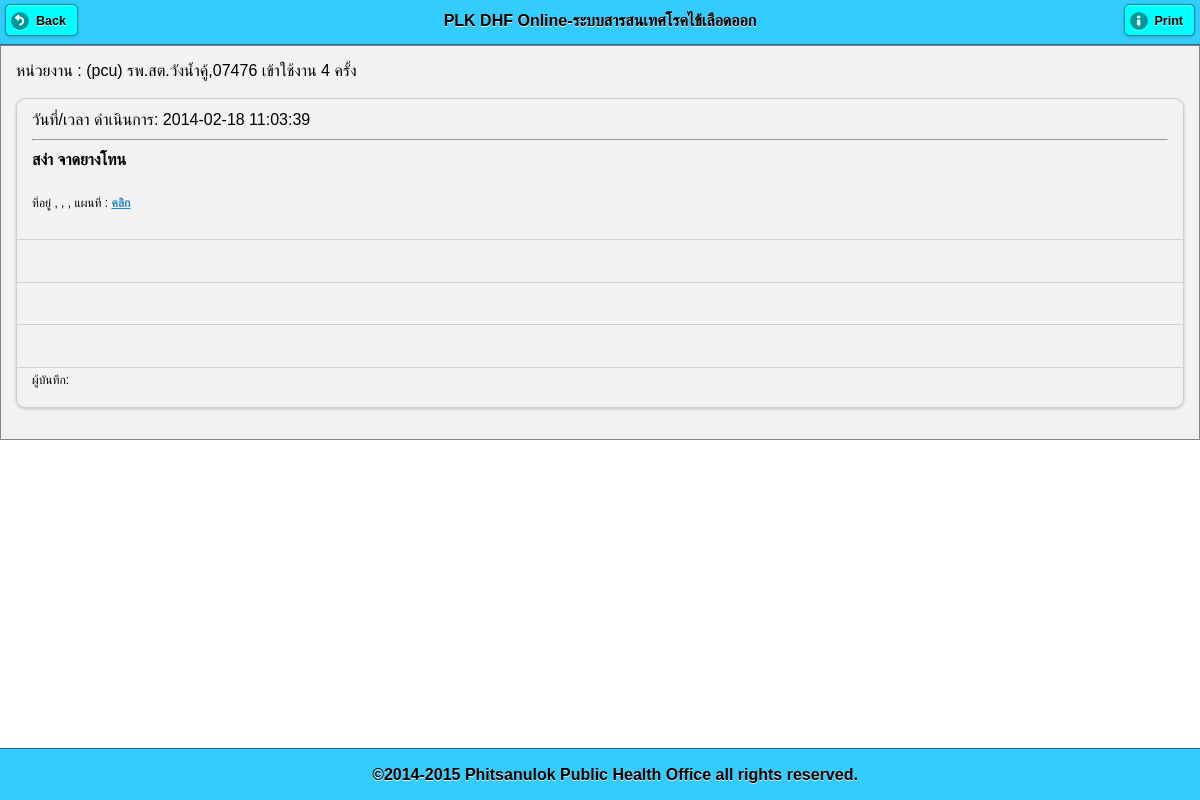
The app's page /pt_info_home.php?pid=11251140216112233&id=5 (signed in) with its own data.
### tables this page shows
CREATE TABLE `patient_home` (
  `id` int(11) NOT NULL auto_increment,
  `pid` varchar(255) NOT NULL,
  `office_own` varchar(255) default NULL,
  `user_do` varchar(25) NOT NULL,
  `office_do` varchar(25) NOT NULL default '',
  `datetime_do` datetime NOT NULL default '0000-00-00 00:00:00',
  `house_id` varchar(11) default NULL COMMENT 'รหัสบ้าน 11 หลัก',
  `lat` varchar(25) default NULL,
  `lng` varchar(25) default NULL,
  `addr` varchar(255) default NULL,
  `road` varchar(255) default NULL,
  `moo` varchar(255) default NULL,
  `tmb` varchar(255) default NULL,
  `amp` varchar(255) default NULL,
  `prov` varchar(255) default NULL,
  `note_patient` varchar(255) default NULL,
  `note_home` varchar(255) default NULL,
  `note_activity` varchar(255) default NULL,
  `is_larva` varchar(3) default NULL COMMENT 'พบลูกน้ำ',
  `img_home` varchar(50) default NULL,
  `img_activity` varchar(50) default NULL,
  `reporter` varchar(255) default NULL,
  PRIMARY KEY  (`id`)
);

CREATE TABLE `patient_hos` (
  `office_own` varchar(5) NOT NULL default '' COMMENT '5 หลัก รพ.เจอเคส',
  `user_own` varchar(25) default NULL,
  `datetime_send` datetime NOT NULL default '0000-00-00 00:00:00',
  `hn` varchar(25) NOT NULL default '',
  `pid` varchar(50) NOT NULL,
  `prename` varchar(25) default NULL,
  `name` varchar(50) default NULL,
  `lname` varchar(50) default NULL,
  `cid` varchar(13) default NULL,
  `sex` varchar(4) default NULL,
  `bdate` date default NULL,
  `occupat` varchar(255) default NULL,
  `school_workplace` varchar(255) default NULL,
  `tel` varchar(100) default NULL,
  `date_ill` date default NULL,
  `date_found` date default NULL,
  `addr_ill` varchar(255) default NULL,
  `addr_home` varchar(255) default NULL,
  `code506` varchar(25) NOT NULL,
  `icd10` varchar(25) default NULL,
  `note_text` varchar(255) default NULL,
  `img_pt` varchar(255) default NULL,
  `sender` varchar(255) default NULL,
  `send_to_amp` varchar(4) default NULL COMMENT '5 หลัก สสอ.',
  `is_cut` varchar(1) default NULL,
  PRIMARY KEY  (`pid`)
);

### pt_info_home.php (the view, shortened to what this page needs)
<?php
$id = $_GET[id];
?>
<!DOCTYPE html>
<html>
    <head>
        <?php require 'lib.php'; ?>
    </head>
    <body>
        <?php
        $sql = "SELECT hm.*,hs.pid,hs.`name`,hs.lname FROM `patient_home` hm
LEFT JOIN patient_hos hs on hm.pid = hs.pid
where hm.id = $id";
        $result = mysql_query($sql);
        $row = mysql_fetch_array($result);
        ?>
        <div data-role="page" id="page-1">
            <div data-role="header" data-position="fixed" data-theme="f">
                <a href="main_screen.php" rel="external"  data-icon="back">Back</a>
                <?php require 'txt_head.php'; ?>
                <a href="#" rel="external" onclick=" window.print();" data-icon="info">Print</a>
            </div>
            <div data-role="content" data-theme="f">
                <?php require 'office_title.php'; ?>
                <ul data-role="listview" data-inset="true">
                    <li data-role="fieldcontain">
                        <?php
                        echo "วันที่/เวลา ดำเนินการ: " . $row[datetime_do];
                        echo "<hr>";
                        echo "<h3>" . $row[name] . " " . $row[lname] . "<h2>";
                        ?>
                        <br>
                        <p>
                            ที่อยู่ <?= $row[addr] . " ," . $row[road] . " ," . $row[tmb] . " ," . $row[amp] ?>
                            แผนที่ : <a target="_blank" href="http://maps.google.com?q=<?= $row[lat] ?>,<?= $row[lng] ?>">คลิก</a>
                        </p>
                    </li>
                    <li data-role="fieldcontain">
                    </li>
                    <li data-role="fieldcontain">
                    </li>
                    <li data-role="fieldcontain">
                    </li>
                    <li data-role="fieldcontain">
                        <p> ผู้บันทึก: <?= $row[reporter] ?></p>
                    </li>
                </ul>
            </div>
            <div data-role="footer" data-position="fixed" data-theme="f"  class="ui-bar" >
                <?php require 'txt_foot.php'; ?>
            </div>
        </div>
    </body>
</html>

### themes/theme.css (style rules this page uses)
html { font-size: 100%; }
body, input, select, textarea, button, .ui-btn { font-size: 1em; line-height: 1.3; font-family: sans-serif ; }
.ui-field-contain { border-bottom-color: #828282; border-bottom-color: rgba(0,0,0,.15); border-bottom-width: 1px; border-bottom-style: solid; }
.ui-btn, label.ui-btn { font-weight: bold; border-width: 1px; border-style: solid; }
.ui-btn:link { text-decoration: none !important; }
.ui-corner-all { -webkit-border-radius: .6em ; border-radius: .6em ; }
.ui-btn-corner-all, .ui-btn.ui-corner-all, .ui-slider-track.ui-corner-all, .ui-flipswitch.ui-corner-all, .ui-li-count { -webkit-border-radius: .3125em ; border-radius: .3125em ; }
.ui-btn-corner-all, .ui-corner-all { -webkit-background-clip: padding; background-clip: padding-box; }
.ui-shadow { -webkit-box-shadow: 0 1px 3px rgba(0,0,0,.2) ; -moz-box-shadow: 0 1px 3px rgba(0,0,0,.2) ; box-shadow: 0 1px 3px rgba(0,0,0,.2) ; }
.ui-btn-icon-left:after, .ui-btn-icon-right:after, .ui-btn-icon-top:after, .ui-btn-icon-bottom:after, .ui-btn-icon-notext:after { background-color: #666666 ; background-color: rgba(0,0,0,.3) ; background-position: center center; background-repeat: no-repeat; -webkit-border-radius: 1em; border-radius: 1em; }
.ui-overlay-c, .ui-page-theme-c, .ui-page-theme-c .ui-panel-wrapper { background: #f9f9f9 ; border-color: #bbbbbb ; color: #333333 ; text-shadow: 0 1px 0 #f3f3f3 ; }
.ui-body-c, .ui-page-theme-c .ui-body-inherit, html .ui-bar-c .ui-body-inherit, html .ui-body-c .ui-body-inherit, html body .ui-group-theme-c .ui-body-inherit, html .ui-panel-page-container-c { background: #ffffff ; border-color: #dddddd ; color: #333333 ; text-shadow: 0 1px 0 #f3f3f3 ; }
.ui-body-c { border-width: 1px; border-style: solid; }
.ui-page-theme-c a, html .ui-bar-c a, html .ui-body-c a, html body .ui-group-theme-c a { color: #3388cc ; font-weight: bold; }
.ui-page-theme-c .ui-btn, html .ui-bar-c .ui-btn, html .ui-body-c .ui-btn, html body .ui-group-theme-c .ui-btn, html head + body .ui-btn.ui-btn-c, .ui-page-theme-c .ui-btn:visited, html .ui-bar-c .ui-btn:visited, html .ui-body-c .ui-btn:visited, html body .ui-group-theme-c .ui-btn:visited, html head + body .ui-btn.ui-btn-c:visited { background: #f6f6f6 ; border-color: #dddddd ; color: #333333 ; text-shadow: 0 1px 0 #f3f3f3 ; }
.ui-bar-f, .ui-page-theme-f .ui-bar-inherit, html .ui-bar-f .ui-bar-inherit, html .ui-body-f .ui-bar-inherit, html body .ui-group-theme-f .ui-bar-inherit { background: #33ccff ; border-color: #1c708c ; color: #000000 ; text-shadow: 0 1px 0 #eeeeee ; font-weight: bold; }
.ui-bar-f { border-width: 1px; border-style: solid; }
.ui-body-f, .ui-page-theme-f .ui-body-inherit, html .ui-bar-f .ui-body-inherit, html .ui-body-f .ui-body-inherit, html body .ui-group-theme-f .ui-body-inherit, html .ui-panel-page-container-f { background: #f2f2f2 ; border-color: #858585 ; color: #000000 ; text-shadow: 0 1px 0 #eeeeee ; }
.ui-body-f { border-width: 1px; border-style: solid; }
.ui-page-theme-f a, html .ui-bar-f a, html .ui-body-f a, html body .ui-group-theme-f a { color: #000000 ; font-weight: bold; }
.ui-page-theme-f .ui-btn, html .ui-bar-f .ui-btn, html .ui-body-f .ui-btn, html body .ui-group-theme-f .ui-btn, html head + body .ui-btn.ui-btn-f, .ui-page-theme-f .ui-btn:visited, html .ui-bar-f .ui-btn:visited, html .ui-body-f .ui-btn:visited, html body .ui-group-theme-f .ui-btn:visited, html head + body .ui-btn.ui-btn-f:visited { background: #00ffff ; border-color: #008c8c ; color: #000000 ; text-shadow: 0 1px 0 #eeeeee ; }

### records on screen
patient_home: datetime_do "2014-02-18 11:03:39", patient_hos.name "สง่า", patient_hos.lname "จาดยางโทน"

### other values on screen
$_SESSION[level] "pcu"
$_SESSION[off_name] "รพ.สต.วังน้ำคู้"
$_SESSION[pcucode] "07476"
$_SESSION[login_count] "4"
